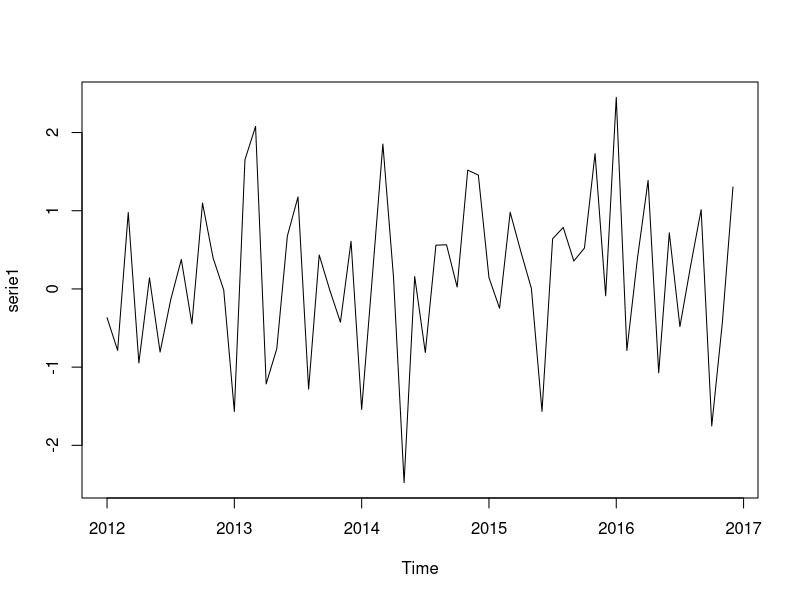
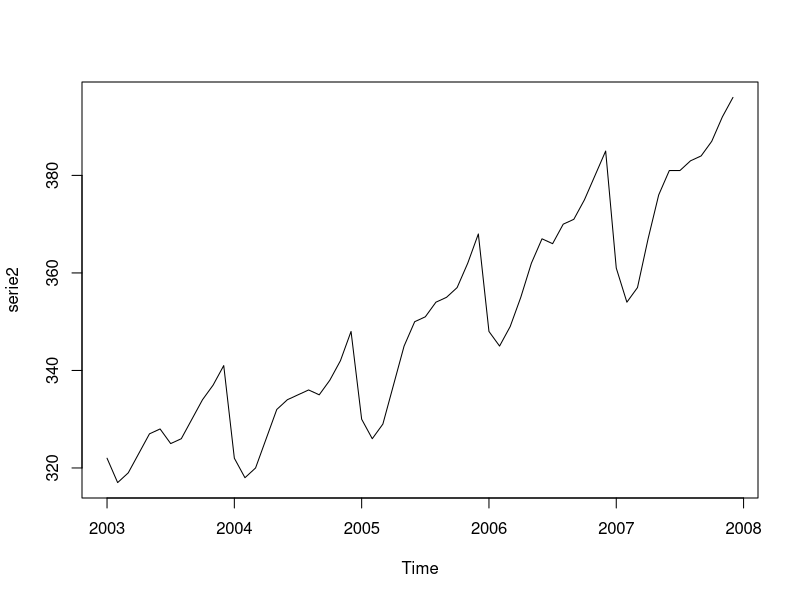
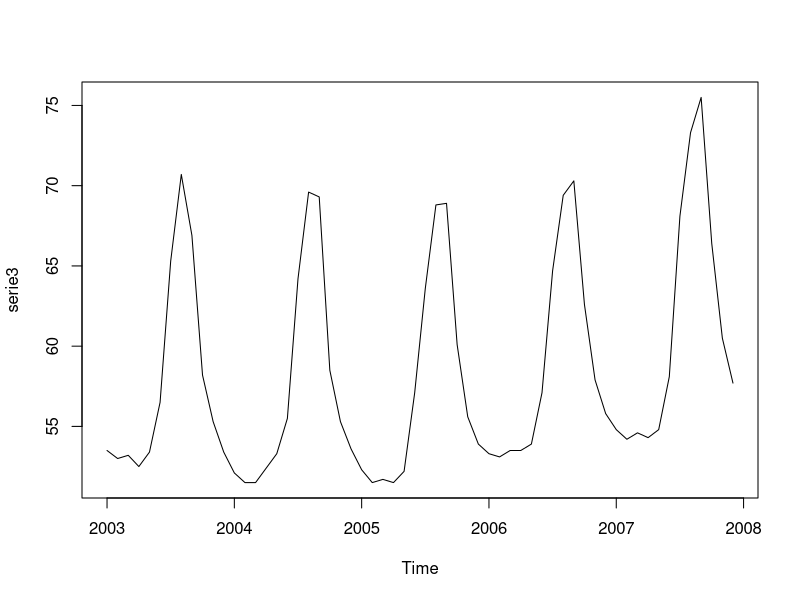
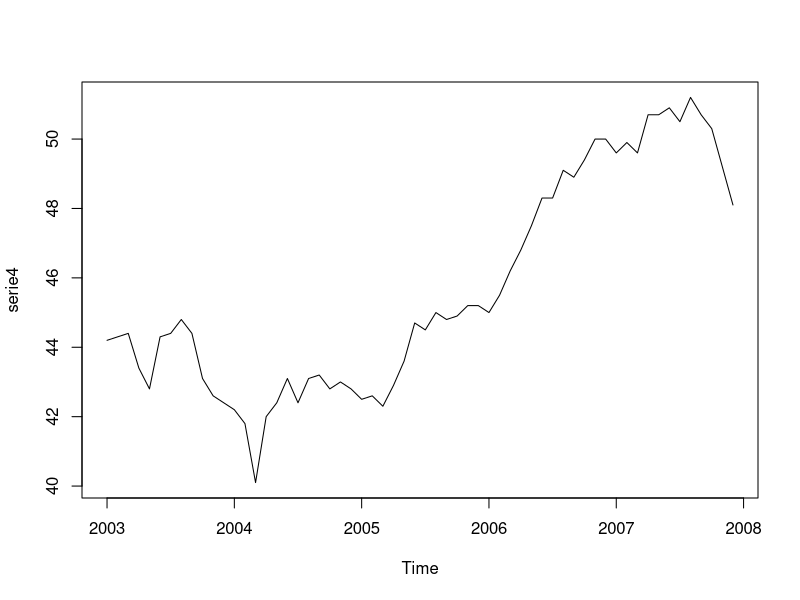
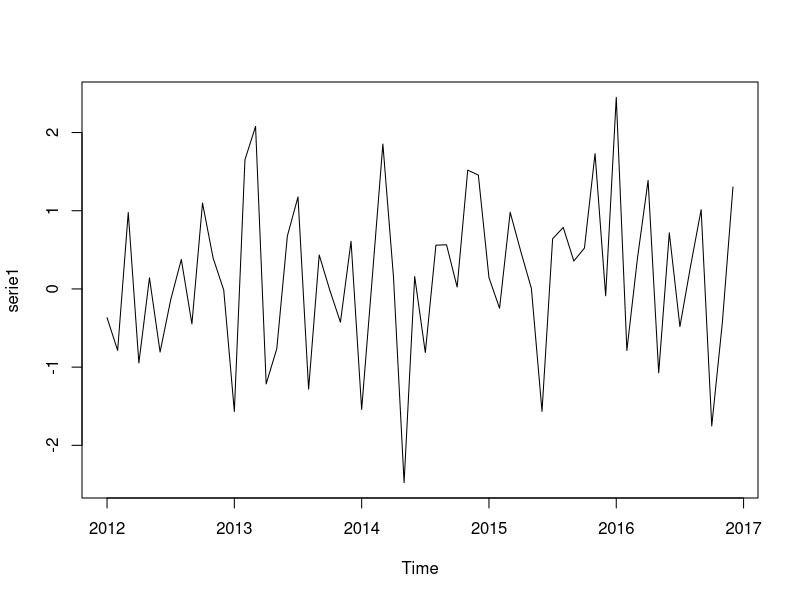
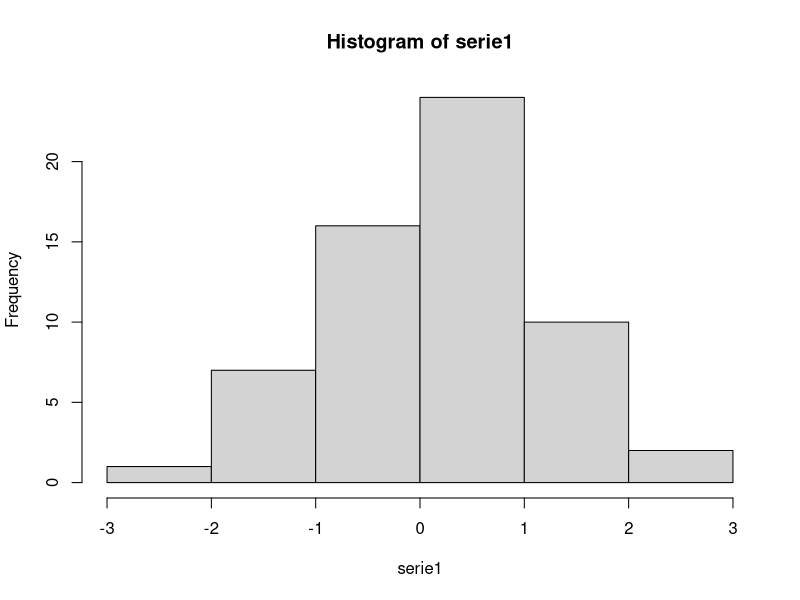
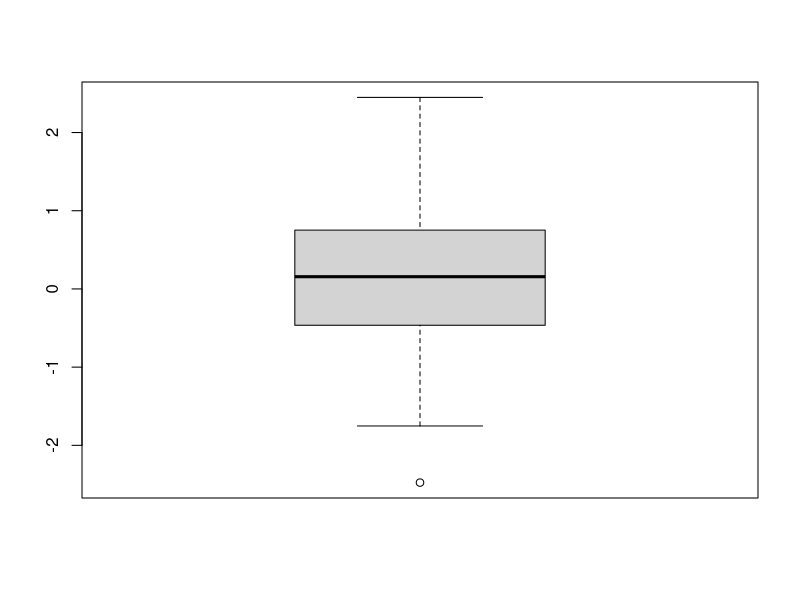
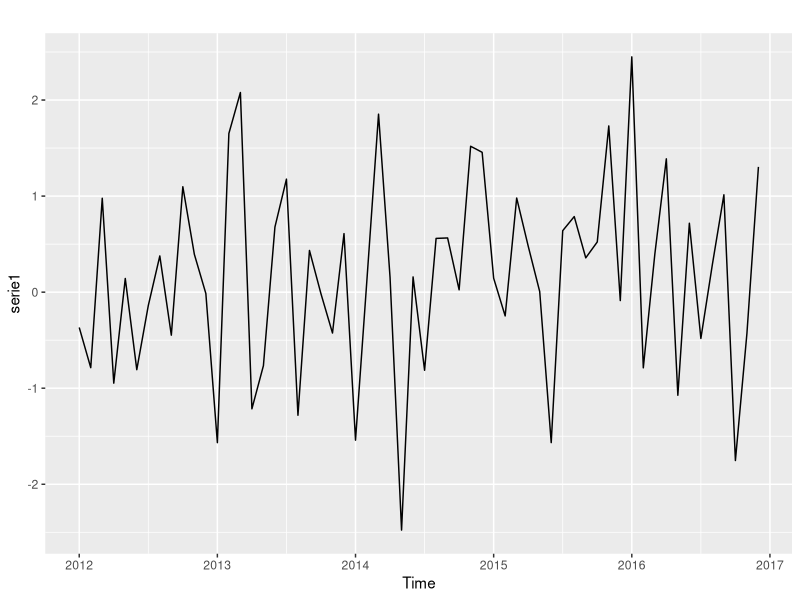

Generate these figures, in order, with R:
#Séries Temporais e Análises Preditivas

#pacotes
install.packages("forecast")
install.packages("ggplot2")

library(forecast)
library(ggplot2)

#cria uma serie temporal normalmente distribuida
serie1<- rnorm(60) #gera números aleatórios seguindo a dist normal
serie1<- ts(serie1, start=c(2012,1), end=c(2016,12), frequency=12)#é utilizada para trabalhar com séries temporais
plot(serie1)

#set path (diretório)
setwd("C:/Users/Lenovo/Desktop/R/3 - MODELOS ESTATÍSTICOS/Series Temporais/")
getwd()

#dataset
dados1 <- read.csv2("DadosEmpregoIA.csv")

#série temporal com tendência e sazonalidade
serie2 = ts(dados1$Comercio,start = c(2003,1), end=c(2007,12), frequency=12)
class(serie2)
plot(serie2)

#sem tendência e com sazonalidade
serie3 = ts(dados1$Alimento,start = c(2003,1), end=c(2007,12), frequency=12)
class(serie3)
plot(serie3)

#talvez tendência
serie4 = ts(dados1$Metalurgia,start = c(2003,1), end=c(2007,12), frequency=12)
class(serie4)
plot(serie4)


#Gráficos no R

#Análise série 1
plot(serie1)
hist(serie1)
boxplot(serie1)

serie1

#ggplot
autoplot(serie1)

#explorando parte da série
serie2a = window(serie2,2003,c(2004,12))
plot(serie2a)
hist(serie2a)
boxplot(serie2)

#Modelo Média Móvel (MM)
#aplicado nas séries de nível (não possuem tendencias nem sazonalidades)

autoplot(serie4)

#média móvelcom order 3
seriemm1 = ma(serie4, 3)
autoplot(seriemm1)

#média móvelcom order 5
seriemm2 = ma(serie4, 5)
autoplot(seriemm2)

#média móvelcom order 12
seriemm3 = ma(serie4, 12)
autoplot(seriemm3)

#comparando as 3 modelagem - observando a suavização
plot(serie4) #serie original
lines(seriemm1, col="red")#comando de lines para incluir linhas no gráfico
lines(seriemm2, col="blue")
lines(seriemm3, col="green")
#legenda
legend("topleft", legend=c("orig.", "mm3", "mm5", "mm12"), 
       col = c("black", "red", "blue", "green"), 
       lty = 1:2, cex=0.8)
#
#
#

#Alisamento Exponencial Simples - ETS (erro, tendencia, sazonalidade) - pacote Forecast

modelo1 <- ets(serie4,"ANN") #ajustando modelo
modelo1

autoplot(modelo1$residuals)
autoplot(modelo1$fitted)

prev <- forecast(modelo1, h=16, levels=c(85,90)) #previsão para 16 meses
print(prev$mean)

plot(prev$mean)
autoplot(prev)

#Alisamento Exponencial Duplo

modelo2 <- ets(serie2, "AAN")
modelo2

autoplot(modelo2$residuals)
autoplot(modelo2$fitted)

prev <- forecast(modelo2, h=16, levels=c(85,90)) #previsão para 16 meses
print(prev$mean)

plot(prev$mean)
autoplot(prev)


#Alisamento Exponencial - Holt Winters - Aditivo

modelo4 <- ets(serie2, "AAA")
modelo4

autoplot(modelo4$residuals)
autoplot(modelo4$fitted)

prev <- forecast(modelo4, h=16, levels=c(85,90)) #previsão para 16 meses
print(prev$mean)

plot(prev$mean)
autoplot(prev)

#Alisamento Exponencial - Holt Winters - Multiplicativo

modelo5 <- ets(serie2, "MAM")
modelo5

autoplot(modelo5$residuals)
autoplot(modelo5$fitted)

prev <- forecast(modelo5, h=16, levels=c(85,90)) #previsão para 16 meses
print(prev$mean)

plot(prev$mean)
autoplot(prev)

#Alisamento Exponencial - Holt Winters - Aditivo

modelo6 <- ets(serie3, "ANA")
modelo6

autoplot(modelo6$residuals)
autoplot(modelo6$fitted)

prev <- forecast(modelo6, h=16, levels=c(85,90)) #previsão para 16 meses
print(prev$mean)

plot(prev$mean)
autoplot(prev)

#Alisamento Exponencial - Holt Winters - Multiplicativo

modelo7 <- ets(serie3, "MNM")
modelo7

autoplot(modelo7$residuals)
autoplot(modelo7$fitted)

prev <- forecast(modelo7, h=16, levels=c(85,90)) #previsão para 16 meses
print(prev$mean)

plot(prev$mean)
autoplot(prev)


#Comparando Modelos

treino <- window(serie2, 2003, c(2005, 12))
teste <- window(serie2, 2006, c(2007, 12))

#alisamento exponencial  - holt - Winters - Aditivo

modelo8 <- ets(treino, "AAA")
modelo8

autoplot(modelo8$residuals)
autoplot(modelo8$fitted)

prev1 = forecast(modelo8, h=24)
print(prev1$mean)
autoplot(prev1)

#alisamento exponencial  - holt - Winters - Multiplicativo

modelo9 <- ets(treino, "MAM")
modelo9

autoplot(modelo9$residuals)
autoplot(modelo9$fitted)

prev2 = forecast(modelo9, h=24)
print(prev2$mean)
autoplot(prev2)


#################################################################################

plot(serie2)
lines(prev1$mean, col="blue")
lines(prev2$mean, col="red")
lines(teste, col="green")
legend("topright",legend=c("AAA","MAM","Teste"), col = c("blue","red","green"), lty=1:2, cex=0.8)

accuracy(prev1,teste )
accuracy(prev2,teste )








